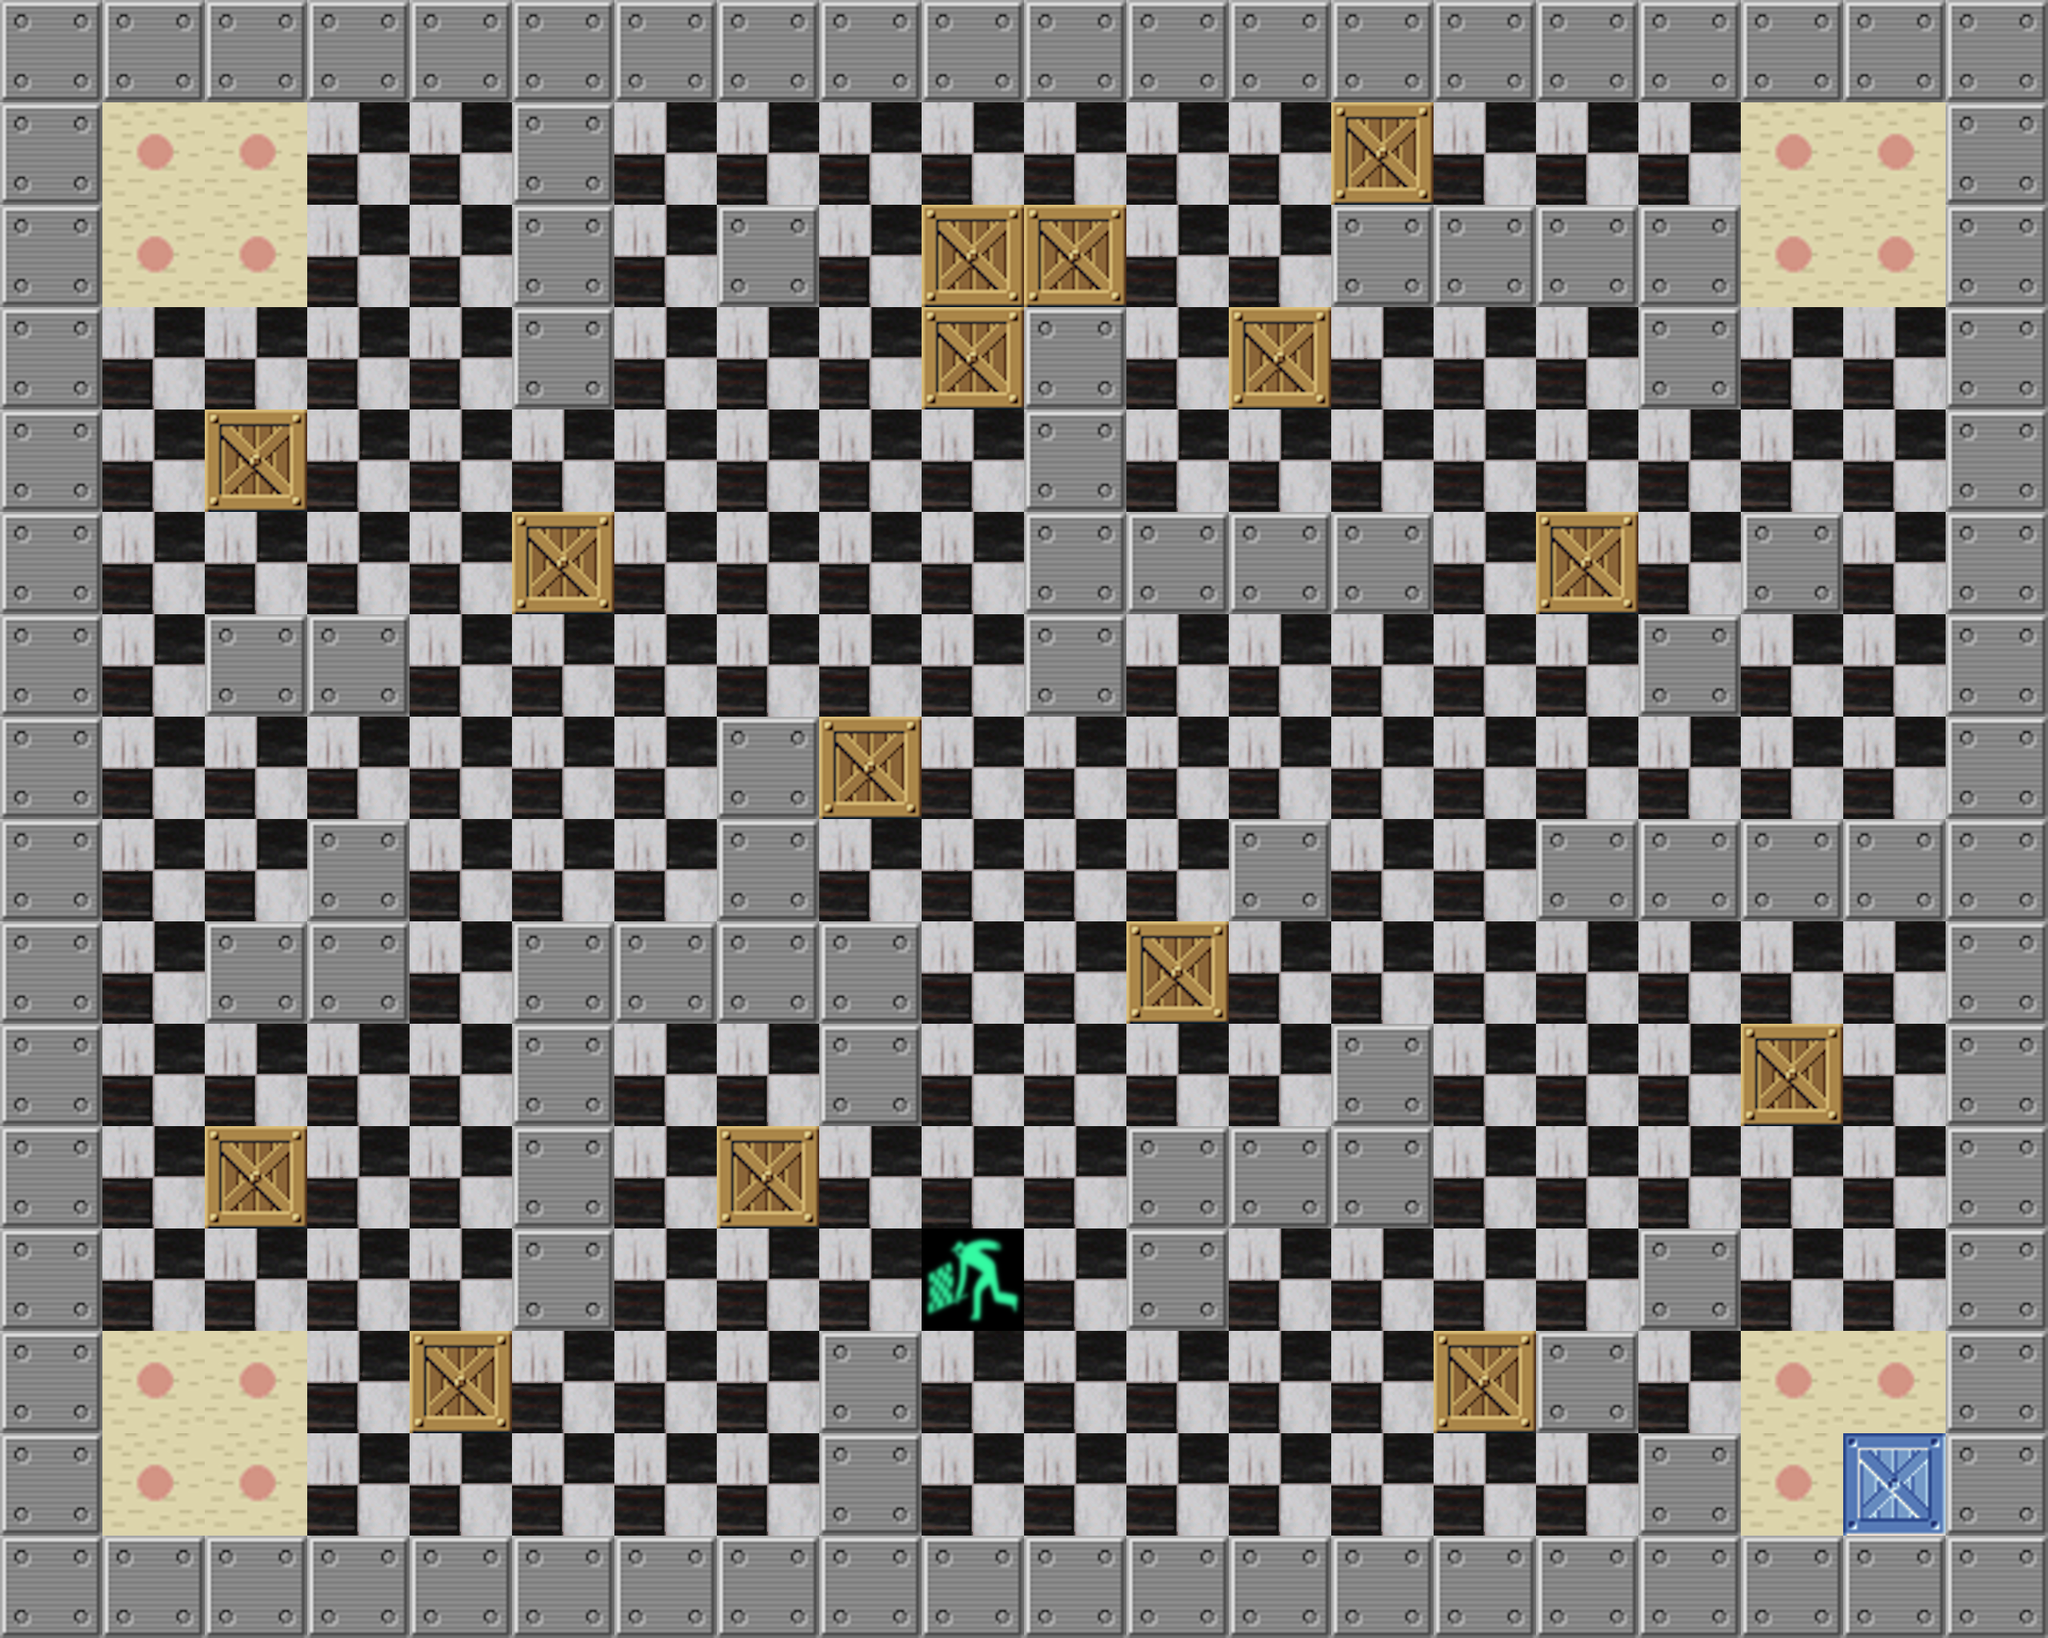

The image is a tile-based game level rendered from a .tmx file. Its description and complete source (layers, tilesets, objects, tile grids) follow:
An orthogonal 20x16 tile map with 128x128 px tiles, 6 tile layers (Walls_layer, Startposition_layer, Targets_layer, Floor_layer, ...).

<map version="1.5" tiledversion="1.6.0" orientation="orthogonal" renderorder="right-down" width="20" height="16" tilewidth="128" tileheight="128" infinite="0" nextlayerid="7" nextobjectid="1">
 <tileset firstgid="1" name="sarkadband_tileset" tilewidth="128" tileheight="128" tilecount="6" columns="0">
  <grid orientation="orthogonal" width="1" height="1" />
  <tile id="0">
   <image width="128" height="128" source="../misc/start_flag_128.png" />
  </tile>
  <tile id="1">
   <image width="128" height="128" source="../tiles/wall.png" />
  </tile>
  <tile id="2">
   <image width="128" height="128" source="../tiles/floor.gif" />
  </tile>
  <tile id="3">
   <image width="128" height="128" source="../tiles/target.png" />
  </tile>
  <tile id="4">
   <image width="128" height="128" source="../items/box.png" />
  </tile>
  <tile id="5">
   <image width="128" height="128" source="../items/box_static.png" />
  </tile>
 </tileset>
 <layer id="1" name="Walls_layer" width="20" height="16" locked="1">
  <data encoding="csv">
2,2,2,2,2,2,2,2,2,2,2,2,2,2,2,2,2,2,2,2,
2,0,0,0,0,2,0,0,0,0,0,0,0,0,0,0,0,0,0,2,
2,0,0,0,0,2,0,2,0,0,0,0,0,2,2,2,2,0,0,2,
2,0,0,0,0,2,0,0,0,0,2,0,0,0,0,0,2,0,0,2,
2,0,0,0,0,0,0,0,0,0,2,0,0,0,0,0,0,0,0,2,
2,0,0,0,0,0,0,0,0,0,2,2,2,2,0,0,0,2,0,2,
2,0,2,2,0,0,0,0,0,0,2,0,0,0,0,0,2,0,0,2,
2,0,0,0,0,0,0,2,0,0,0,0,0,0,0,0,0,0,0,2,
2,0,0,2,0,0,0,2,0,0,0,0,2,0,0,2,2,2,2,2,
2,0,2,2,0,2,2,2,2,0,0,0,0,0,0,0,0,0,0,2,
2,0,0,0,0,2,0,0,2,0,0,0,0,2,0,0,0,0,0,2,
2,0,0,0,0,2,0,0,0,0,0,2,2,2,0,0,0,0,0,2,
2,0,0,0,0,2,0,0,0,0,0,2,0,0,0,0,2,0,0,2,
2,0,0,0,0,0,0,0,2,0,0,0,0,0,0,2,0,0,0,2,
2,0,0,0,0,0,0,0,2,0,0,0,0,0,0,0,2,0,0,2,
2,2,2,2,2,2,2,2,2,2,2,2,2,2,2,2,2,2,2,2
</data>
 </layer>
 <layer id="2" name="Startposition_layer" width="20" height="16" locked="1">
  <data encoding="csv">
0,0,0,0,0,0,0,0,0,0,0,0,0,0,0,0,0,0,0,0,
0,0,0,0,0,0,0,0,0,0,0,0,0,0,0,0,0,0,0,0,
0,0,0,0,0,0,0,0,0,0,0,0,0,0,0,0,0,0,0,0,
0,0,0,0,0,0,0,0,0,0,0,0,0,0,0,0,0,0,0,0,
0,0,0,0,0,0,0,0,0,0,0,0,0,0,0,0,0,0,0,0,
0,0,0,0,0,0,0,0,0,0,0,0,0,0,0,0,0,0,0,0,
0,0,0,0,0,0,0,0,0,0,0,0,0,0,0,0,0,0,0,0,
0,0,0,0,0,0,0,0,0,0,0,0,0,0,0,0,0,0,0,0,
0,0,0,0,0,0,0,0,0,0,0,0,0,0,0,0,0,0,0,0,
0,0,0,0,0,0,0,0,0,0,0,0,0,0,0,0,0,0,0,0,
0,0,0,0,0,0,0,0,0,0,0,0,0,0,0,0,0,0,0,0,
0,0,0,0,0,0,0,0,0,0,0,0,0,0,0,0,0,0,0,0,
0,0,0,0,0,0,0,0,0,1,0,0,0,0,0,0,0,0,0,0,
0,0,0,0,0,0,0,0,0,0,0,0,0,0,0,0,0,0,0,0,
0,0,0,0,0,0,0,0,0,0,0,0,0,0,0,0,0,0,0,0,
0,0,0,0,0,0,0,0,0,0,0,0,0,0,0,0,0,0,0,0
</data>
 </layer>
 <layer id="4" name="Targets_layer" width="20" height="16" locked="1">
  <data encoding="csv">
0,0,0,0,0,0,0,0,0,0,0,0,0,0,0,0,0,0,0,0,
0,4,4,0,0,0,0,0,0,0,0,0,0,0,0,0,0,4,4,0,
0,4,4,0,0,0,0,0,0,0,0,0,0,0,0,0,0,4,4,0,
0,0,0,0,0,0,0,0,0,0,0,0,0,0,0,0,0,0,0,0,
0,0,0,0,0,0,0,0,0,0,0,0,0,0,0,0,0,0,0,0,
0,0,0,0,0,0,0,0,0,0,0,0,0,0,0,0,0,0,0,0,
0,0,0,0,0,0,0,0,0,0,0,0,0,0,0,0,0,0,0,0,
0,0,0,0,0,0,0,0,0,0,0,0,0,0,0,0,0,0,0,0,
0,0,0,0,0,0,0,0,0,0,0,0,0,0,0,0,0,0,0,0,
0,0,0,0,0,0,0,0,0,0,0,0,0,0,0,0,0,0,0,0,
0,0,0,0,0,0,0,0,0,0,0,0,0,0,0,0,0,0,0,0,
0,0,0,0,0,0,0,0,0,0,0,0,0,0,0,0,0,0,0,0,
0,0,0,0,0,0,0,0,0,0,0,0,0,0,0,0,0,0,0,0,
0,4,4,0,0,0,0,0,0,0,0,0,0,0,0,0,0,4,4,0,
0,4,4,0,0,0,0,0,0,0,0,0,0,0,0,0,0,4,4,0,
0,0,0,0,0,0,0,0,0,0,0,0,0,0,0,0,0,0,0,0
</data>
 </layer>
 <layer id="5" name="Floor_layer" width="20" height="16" locked="1">
  <data encoding="csv">
0,0,0,0,0,0,0,0,0,0,0,0,0,0,0,0,0,0,0,0,
0,0,0,3,3,0,3,3,3,3,3,3,3,3,3,3,3,0,0,0,
0,0,0,3,3,0,3,0,3,3,3,3,3,0,0,0,0,0,0,0,
0,3,3,3,3,0,3,3,3,3,0,3,3,3,3,3,0,3,3,0,
0,3,3,3,3,3,3,3,3,3,0,3,3,3,3,3,3,3,3,0,
0,3,3,3,3,3,3,3,3,3,0,0,0,0,3,3,3,0,3,0,
0,3,0,0,3,3,3,3,3,3,0,3,3,3,3,3,0,3,3,0,
0,3,3,3,3,3,3,0,3,3,3,3,3,3,3,3,3,3,3,0,
0,3,3,0,3,3,3,0,3,3,3,3,0,3,3,0,0,0,0,0,
0,3,0,0,3,0,0,0,0,3,3,3,3,3,3,3,3,3,3,0,
0,3,3,3,3,0,3,3,0,3,3,3,3,0,3,3,3,3,3,0,
0,3,3,3,3,0,3,3,3,3,3,0,0,0,3,3,3,3,3,0,
0,3,3,3,3,0,3,3,3,0,3,0,3,3,3,3,0,3,3,0,
0,0,0,3,3,3,3,3,0,3,3,3,3,3,3,0,3,0,0,0,
0,0,0,3,3,3,3,3,0,3,3,3,3,3,3,3,0,0,0,0,
0,0,0,0,0,0,0,0,0,0,0,0,0,0,0,0,0,0,0,0
</data>
 </layer>
 <layer id="3" name="Boxes_layer" width="20" height="16" locked="1">
  <data encoding="csv">
0,0,0,0,0,0,0,0,0,0,0,0,0,0,0,0,0,0,0,0,
0,0,0,0,0,0,0,0,0,0,0,0,0,5,0,0,0,0,0,0,
0,0,0,0,0,0,0,0,0,5,5,0,0,0,0,0,0,0,0,0,
0,0,0,0,0,0,0,0,0,5,0,0,5,0,0,0,0,0,0,0,
0,0,5,0,0,0,0,0,0,0,0,0,0,0,0,0,0,0,0,0,
0,0,0,0,0,5,0,0,0,0,0,0,0,0,0,5,0,0,0,0,
0,0,0,0,0,0,0,0,0,0,0,0,0,0,0,0,0,0,0,0,
0,0,0,0,0,0,0,0,5,0,0,0,0,0,0,0,0,0,0,0,
0,0,0,0,0,0,0,0,0,0,0,0,0,0,0,0,0,0,0,0,
0,0,0,0,0,0,0,0,0,0,0,5,0,0,0,0,0,0,0,0,
0,0,0,0,0,0,0,0,0,0,0,0,0,0,0,0,0,5,0,0,
0,0,5,0,0,0,0,5,0,0,0,0,0,0,0,0,0,0,0,0,
0,0,0,0,0,0,0,0,0,0,0,0,0,0,0,0,0,0,0,0,
0,0,0,0,5,0,0,0,0,0,0,0,0,0,5,0,0,0,0,0,
0,0,0,0,0,0,0,0,0,0,0,0,0,0,0,0,0,0,0,0,
0,0,0,0,0,0,0,0,0,0,0,0,0,0,0,0,0,0,0,0
</data>
 </layer>
 <layer id="6" name="Static_boxes_layer" width="20" height="16" locked="1">
  <data encoding="csv">
0,0,0,0,0,0,0,0,0,0,0,0,0,0,0,0,0,0,0,0,
0,0,0,0,0,0,0,0,0,0,0,0,0,0,0,0,0,0,0,0,
0,0,0,0,0,0,0,0,0,0,0,0,0,0,0,0,0,0,0,0,
0,0,0,0,0,0,0,0,0,0,0,0,0,0,0,0,0,0,0,0,
0,0,0,0,0,0,0,0,0,0,0,0,0,0,0,0,0,0,0,0,
0,0,0,0,0,0,0,0,0,0,0,0,0,0,0,0,0,0,0,0,
0,0,0,0,0,0,0,0,0,0,0,0,0,0,0,0,0,0,0,0,
0,0,0,0,0,0,0,0,0,0,0,0,0,0,0,0,0,0,0,0,
0,0,0,0,0,0,0,0,0,0,0,0,0,0,0,0,0,0,0,0,
0,0,0,0,0,0,0,0,0,0,0,0,0,0,0,0,0,0,0,0,
0,0,0,0,0,0,0,0,0,0,0,0,0,0,0,0,0,0,0,0,
0,0,0,0,0,0,0,0,0,0,0,0,0,0,0,0,0,0,0,0,
0,0,0,0,0,0,0,0,0,0,0,0,0,0,0,0,0,0,0,0,
0,0,0,0,0,0,0,0,0,0,0,0,0,0,0,0,0,0,0,0,
0,0,0,0,0,0,0,0,0,0,0,0,0,0,0,0,0,0,6,0,
0,0,0,0,0,0,0,0,0,0,0,0,0,0,0,0,0,0,0,0
</data>
 </layer>
</map>